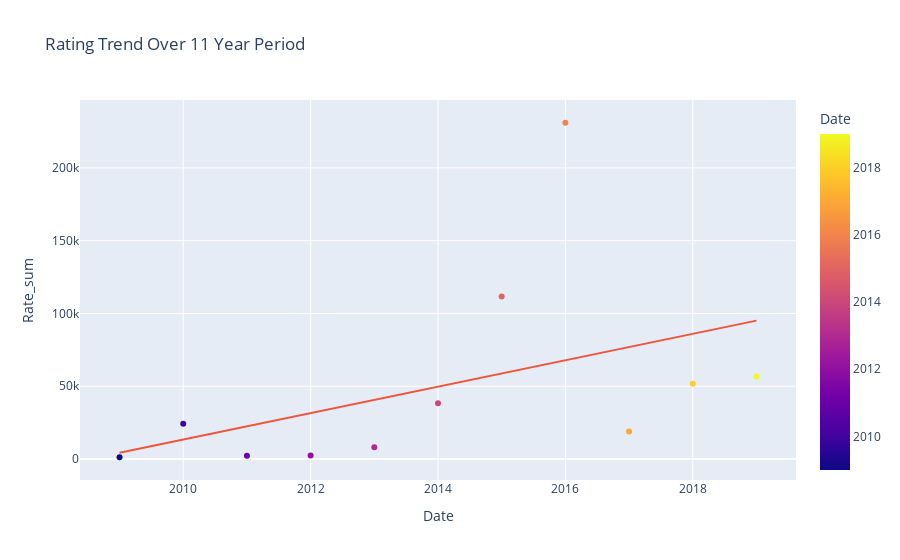

Here is the notebook cell this chart was saved with:
### Code cell
fig4 = px.scatter(totalRate, x='Date', y='Rate_sum', color='Date', trendline='ols', title='Rating Trend Over 11 Year Period')
fig4

### Figure 1 — Plotly figure (JSON) as saved in the notebook; plotly's stock layout.template omitted (floating-point values rounded to 4 significant figures)
{"data": [{"hovertemplate": "Date=%{marker.color}<br>Rate_sum=%{y}<extra></extra>", "legendgroup": "", "marker": {"color": [2009, 2010, 2011, 2012, 2013, 2014, 2015, 2016, 2017, 2018, 2019], "coloraxis": "coloraxis", "symbol": "circle"}, "mode": "markers", "name": "", "orientation": "v", "showlegend": false, "type": "scatter", "x": [2009, 2010, 2011, 2012, 2013, 2014, 2015, 2016, 2017, 2018, 2019], "xaxis": "x", "y": [1246, 24198, 2330, 2509, 8049, 38350, 111565, 230980, 19004, 51771, 56760], "yaxis": "y"}, {"hovertemplate": "<b>OLS trendline</b><br>Rate_sum = 9075.84 * Date + -1.8229e+07<br>R<sup>2</sup>=0.192706<br><br>Date=%{x}<br>Rate_sum=%{y} <b>(trend)</b><extra></extra>", "legendgroup": "", "marker": {"symbol": "circle"}, "mode": "lines", "name": "", "showlegend": false, "type": "scatter", "x": [2009, 2010, 2011, 2012, 2013, 2014, 2015, 2016, 2017, 2018, 2019], "xaxis": "x", "y": [4326.0, 13400.0, 22480.0, 31550.0, 40630.0, 49710.0, 58780.0, 67860.0, 76930.0, 86010.0, 95080.0], "yaxis": "y"}], "layout": {"coloraxis": {"colorbar": {"title": {"text": "Date"}}, "colorscale": [[0, "#0d0887"], [0.1111, "#46039f"], [0.2222, "#7201a8"], [0.3333, "#9c179e"], [0.4444, "#bd3786"], [0.5556, "#d8576b"], [0.6667, "#ed7953"], [0.7778, "#fb9f3a"], [0.8889, "#fdca26"], [1, "#f0f921"]]}, "legend": {"tracegroupgap": 0}, "title": {"text": "Rating Trend Over 11 Year Period"}, "xaxis": {"anchor": "y", "domain": [0, 1], "title": {"text": "Date"}}, "yaxis": {"anchor": "x", "domain": [0, 1], "title": {"text": "Rate_sum"}}}}
